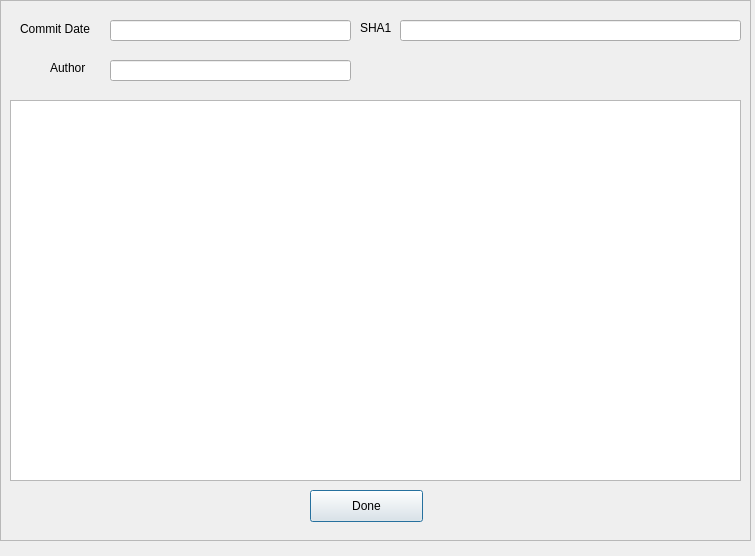
<?xml version="1.0" encoding="UTF-8"?>
<ui version="4.0">
 <class>Dialog</class>
 <widget class="QDialog" name="Dialog">
  <property name="geometry">
   <rect>
    <x>0</x>
    <y>0</y>
    <width>755</width>
    <height>556</height>
   </rect>
  </property>
  <property name="windowTitle">
   <string>Dialog</string>
  </property>
  <widget class="QFrame" name="frame">
   <property name="geometry">
    <rect>
     <x>0</x>
     <y>0</y>
     <width>751</width>
     <height>541</height>
    </rect>
   </property>
   <property name="frameShape">
    <enum>QFrame::StyledPanel</enum>
   </property>
   <property name="frameShadow">
    <enum>QFrame::Raised</enum>
   </property>
   <widget class="QLabel" name="labelDate">
    <property name="geometry">
     <rect>
      <x>20</x>
      <y>21</y>
      <width>81</width>
      <height>16</height>
     </rect>
    </property>
    <property name="midLineWidth">
     <number>4</number>
    </property>
    <property name="text">
     <string>Commit Date</string>
    </property>
   </widget>
   <widget class="QLineEdit" name="lineEditDate">
    <property name="geometry">
     <rect>
      <x>110</x>
      <y>20</y>
      <width>241</width>
      <height>21</height>
     </rect>
    </property>
    <property name="readOnly">
     <bool>true</bool>
    </property>
   </widget>
   <widget class="QLabel" name="labelSHA1">
    <property name="geometry">
     <rect>
      <x>360</x>
      <y>20</y>
      <width>41</width>
      <height>16</height>
     </rect>
    </property>
    <property name="text">
     <string>SHA1</string>
    </property>
   </widget>
   <widget class="QLineEdit" name="lineEditSHA1">
    <property name="geometry">
     <rect>
      <x>400</x>
      <y>20</y>
      <width>341</width>
      <height>21</height>
     </rect>
    </property>
    <property name="readOnly">
     <bool>true</bool>
    </property>
   </widget>
   <widget class="QLabel" name="labelAuthor">
    <property name="geometry">
     <rect>
      <x>50</x>
      <y>60</y>
      <width>41</width>
      <height>16</height>
     </rect>
    </property>
    <property name="text">
     <string>Author</string>
    </property>
   </widget>
   <widget class="QLineEdit" name="lineEditAuthor">
    <property name="geometry">
     <rect>
      <x>110</x>
      <y>60</y>
      <width>241</width>
      <height>21</height>
     </rect>
    </property>
    <property name="readOnly">
     <bool>true</bool>
    </property>
   </widget>
   <widget class="QPushButton" name="pushButtonDone">
    <property name="geometry">
     <rect>
      <x>310</x>
      <y>490</y>
      <width>113</width>
      <height>32</height>
     </rect>
    </property>
    <property name="styleSheet">
     <string notr="true">font: 18pt &quot;.SF NS Text&quot;;</string>
    </property>
    <property name="text">
     <string>Done</string>
    </property>
   </widget>
   <widget class="QTextEdit" name="textEditComment">
    <property name="geometry">
     <rect>
      <x>10</x>
      <y>100</y>
      <width>731</width>
      <height>381</height>
     </rect>
    </property>
    <property name="midLineWidth">
     <number>-2</number>
    </property>
    <property name="readOnly">
     <bool>true</bool>
    </property>
   </widget>
  </widget>
 </widget>
 <resources/>
 <connections>
  <connection>
   <sender>pushButtonDone</sender>
   <signal>clicked(bool)</signal>
   <receiver>pushButtonDone</receiver>
   <slot>hide()</slot>
   <hints>
    <hint type="sourcelabel">
     <x>389</x>
     <y>491</y>
    </hint>
    <hint type="destinationlabel">
     <x>389</x>
     <y>491</y>
    </hint>
   </hints>
  </connection>
 </connections>
</ui>
